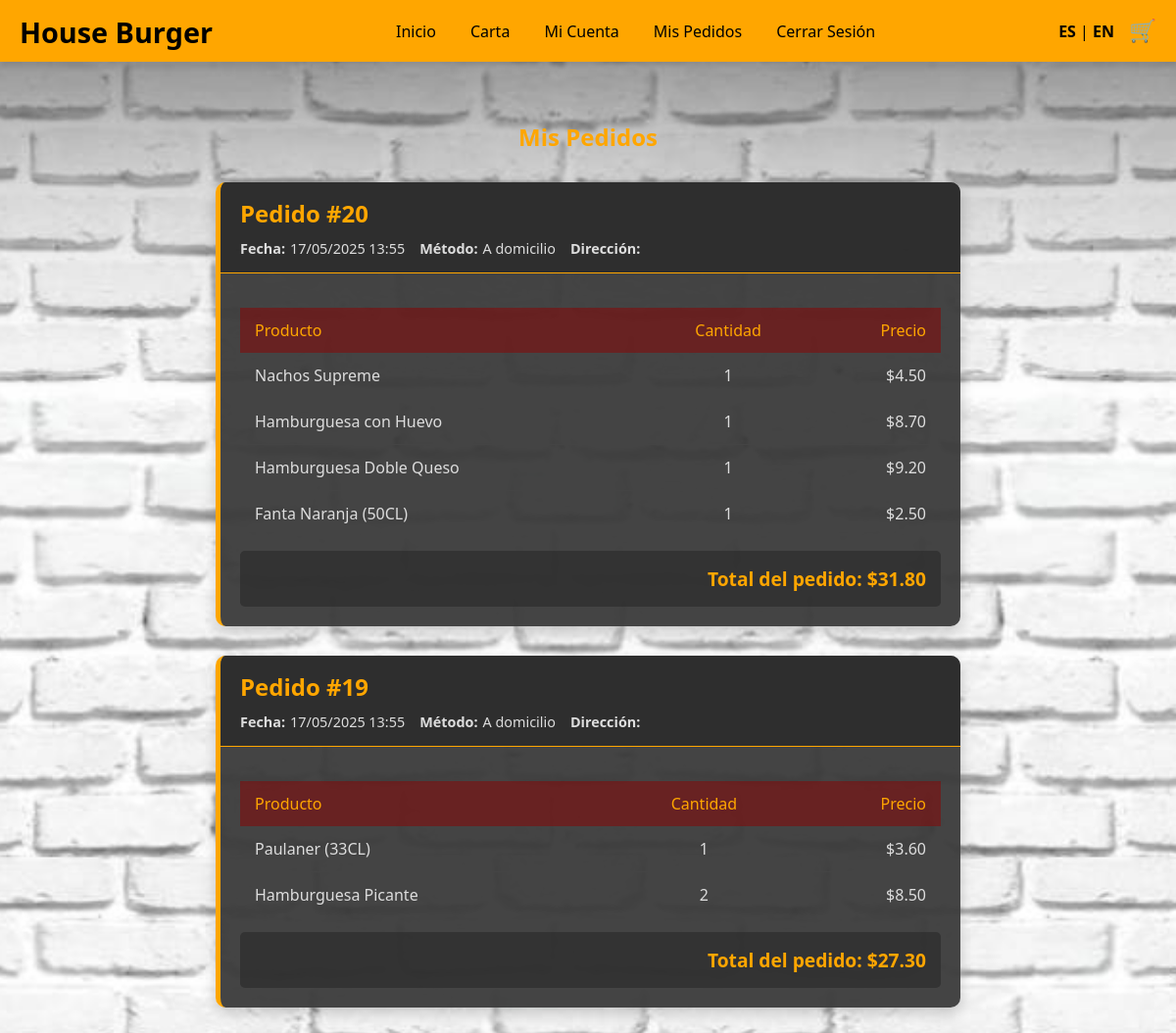
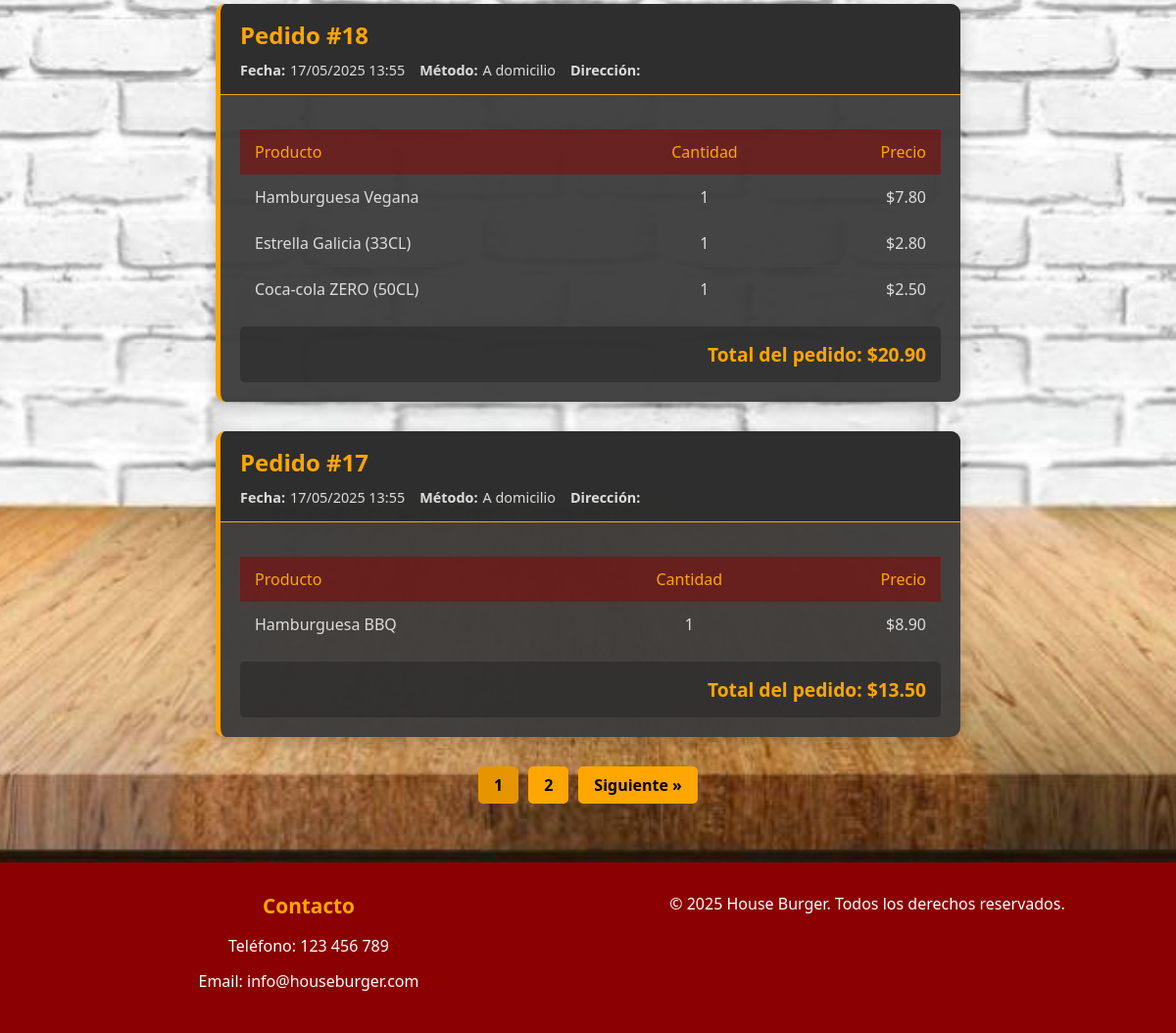
/pages/last_orders.php (signed in), run on the app's committed database (2 pictures, top to bottom).
### tables this page shows
CREATE TABLE order_details (
    id INT PRIMARY KEY AUTO_INCREMENT,
    order_id INT NOT NULL,
    product_id INT NOT NULL,
    quantity INT NOT NULL,
    price DECIMAL(10,2) NOT NULL,
    is_combo TINYINT(1) NOT NULL DEFAULT 0,
    FOREIGN KEY (order_id) REFERENCES orders(id),
    FOREIGN KEY (product_id) REFERENCES products(id)
);

CREATE TABLE products (
    id INT PRIMARY KEY AUTO_INCREMENT,
    name VARCHAR(100) NOT NULL,
    description TEXT,
    description_en TEXT,
    price DECIMAL(10,2) NOT NULL,
    image VARCHAR(255),
    category VARCHAR(50) NOT NULL
);

CREATE TABLE orders (
    id INT PRIMARY KEY AUTO_INCREMENT,
    user_id INT NOT NULL,
    order_date DATETIME DEFAULT CURRENT_TIMESTAMP,
    total DECIMAL(10,2) NOT NULL,
    delivery_method ENUM('domicilio', 'recoger') NOT NULL DEFAULT 'domicilio',
    delivery_address VARCHAR(255),
    FOREIGN KEY (user_id) REFERENCES users(id)
);

### pages/last_orders.php (the view, shortened to what this page needs)
<?php
include '../includes/header.php';
include '../includes/database.php';
$user_id = $_SESSION['user_id'];
$pedidosPorPagina = 10;
$paginaActual = isset($_GET['pagina']) ? (int)$_GET['pagina'] : 1;
$offset = ($paginaActual - 1) * $pedidosPorPagina;
$sqlCount = "SELECT COUNT(DISTINCT o.id) as total FROM orders o WHERE o.user_id = ?";
$stmtCount = $pdo->prepare($sqlCount);
$stmtCount->execute([$user_id]);
$totalPedidos = $stmtCount->fetch(PDO::FETCH_ASSOC)['total'];
$totalPaginas = ceil($totalPedidos / $pedidosPorPagina);
$sql = "
    SELECT
        o.id AS order_id,
        o.order_date,
        o.total,
        o.delivery_method,
        o.delivery_address,
        p.name AS product_name,
        od.quantity,
        od.price,
        od.is_combo
    FROM orders o
    JOIN order_details od ON o.id = od.order_id
    JOIN products p ON od.product_id = p.id
    WHERE o.user_id = :user_id
    ORDER BY o.order_date DESC, o.id DESC
    LIMIT :limit OFFSET :offset
";
$stmt = $pdo->prepare($sql);
$stmt->bindValue(':user_id', $user_id, PDO::PARAM_INT);
$stmt->bindValue(':limit', $pedidosPorPagina, PDO::PARAM_INT);
$stmt->bindValue(':offset', $offset, PDO::PARAM_INT);
$stmt->execute();
$orders = $stmt->fetchAll(PDO::FETCH_ASSOC);
$groupedOrders = [];
foreach ($orders as $row) {
    $orderId = $row['order_id'];
    if (!isset($groupedOrders[$orderId])) {
        $groupedOrders[$orderId] = [
            'order_date' => $row['order_date'],
            'total' => $row['total'],
            'delivery_method' => $row['delivery_method'],
            'delivery_address' => $row['delivery_address'],
            'items' => []
        ];
    }
    $groupedOrders[$orderId]['items'][] = [
        'product_name' => $row['product_name'],
        'quantity' => $row['quantity'],
        'price' => $row['price'],
        'is_combo' => $row['is_combo']
    ];
}
?>
<div class="form-page-container">
    <div class="orders-container">
        <h2 style="color: #ffa600; margin-bottom: 30px; text-align: center;"><?= $translations['my_orders'] ?></h2>
        <?php if (empty($groupedOrders)): ?>
            <div class="no-orders">
                <p><?= $translations['no_orders_yet'] ?></p>
                <a href="menu.php" class="btn-menu" style="margin-top: 20px; display: inline-block;"><?= $translations['see_menu'] ?></a>
            </div>
        <?php else: ?>
            <?php foreach ($groupedOrders as $orderId => $order): ?>
                <div class="order-card">
                    <div class="order-header">
                        <h3><?= $translations['order'] ?> #<?= $orderId ?></h3>
                        <div class="order-meta">
                            <span><strong><?= $translations['date'] ?>:</strong> <?= date('d/m/Y H:i', strtotime($order['order_date'])) ?></span>
                            <span><strong><?= $translations['method'] ?>:</strong>
                                <?= $order['delivery_method'] === 'domicilio'
                                    ? $translations['home_delivery']
                                    : $translations['pickup_store'] ?>
                            </span>
                            <?php if ($order['delivery_method'] === 'domicilio'): ?>
                                <span><strong><?= $translations['address'] ?>:</strong> <?= htmlspecialchars($order['delivery_address']) ?></span>
                            <?php endif; ?>
                        </div>
                    </div>
                    <div class="order-body">
                        <table class="products-table">
                            <thead>
                                <tr>
                                    <th><?= $translations['product'] ?></th>
                                    <th style="text-align: center;"><?= $translations['quantity'] ?></th>
                                    <th style="text-align: right;"><?= $translations['price'] ?></th>
                                </tr>
                            </thead>
                            <tbody>
                                <?php foreach ($order['items'] as $item): ?>
                                    <tr>
                                        <td>
                                            <?= htmlspecialchars($item['product_name']) ?>
                                        </td>
                                        <td style="text-align: center;"><?= $item['quantity'] ?></td>
                                        <td style="text-align: right;">$<?= number_format($item['price'], 2) ?></td>
                                    </tr>
                                <?php endforeach; ?>
                            </tbody>
                        </table>
                        <div class="order-total">
                            <strong><?= $translations['order_total'] ?>:</strong> $<?= number_format($order['total'], 2) ?>
                        </div>
                    </div>
                </div>
            <?php endforeach; ?>
            <div class="pagination" style="margin-top: 30px; display: flex; justify-content: center; gap: 10px;">
                <?php
                $inicio = max(1, $paginaActual - 2);
                $fin = min($totalPaginas, $paginaActual + 2);
                for ($i = $inicio; $i <= $fin; $i++): ?>
                    <a href="last_orders.php?pagina=<?= $i ?>" class="btn-menu <?= $i == $paginaActual ? 'active' : '' ?>" style="padding: 8px 16px; <?= $i == $paginaActual ? 'background-color: #e69500;' : '' ?>">
                        <?= $i ?>
                    </a>
                <?php endfor;
                ?>
                <?php if ($paginaActual < $totalPaginas): ?>
                    <a href="last_orders.php?pagina=<?= $paginaActual + 1 ?>" class="btn-menu" style="padding: 8px 16px;"><?= $translations['next'] ?> &raquo;</a>
                <?php endif; ?>
            </div>
        <?php endif; ?>
    </div>
</div>
<?php include '../includes/footer.php'; ?>

### assets/css/style.css (style rules this page uses)
* { margin: 0; padding: 0; box-sizing: border-box; }
body { font-family: 'Segoe UI', sans-serif; background: url('../images/background.jpg') no-repeat center center fixed; background-size: cover; color: #fff; min-height: 100vh; display: flex; flex-direction: column; }
.form-container button, .btn-menu, .order-button { display: inline-block; padding: 12px 24px; background-color: #ffa600; color: #000; border: none; border-radius: 8px; font-size: 1rem; text-decoration: none; transition: all 0.3s; font-weight: bold; cursor: pointer; }
.home-container, .form-page-container, .menu-page-container { padding: 40px 20px; min-height: calc(100vh - 140px); display: flex; justify-content: center; align-items: center; }
.orders-container { max-width: 800px; width: 100%; padding: 20px; }
.order-card { background-color: rgba(60, 60, 60, 0.955); border-radius: 10px; border-left: 5px solid #ffa600; box-shadow: 0 5px 15px rgba(0,0,0,0.2); margin-bottom: 30px; overflow: hidden; transition: all 0.3s; }
.order-header { background-color: rgba(44, 44, 44, 0.9); padding: 15px 20px; border-bottom: 1px solid #ffa600; }
.order-header h3 { color: #ffa600; margin-bottom: 10px; font-size: 1.5rem; }
.order-meta { display: flex; flex-wrap: wrap; gap: 15px; color: #ddd; font-size: 0.9rem; }
.order-meta span { display: flex; align-items: center; gap: 5px; }
.order-body { padding: 20px; }
.products-table { width: 100%; border-collapse: collapse; margin: 15px 0; }
.products-table th { background-color: rgba(139, 0, 0, 0.5); color: #ffa600; padding: 12px 15px; text-align: left; font-weight: 500; }
.products-table td { padding: 12px 15px; border-bottom: 1px solid #444; color: #ddd; vertical-align: middle; }
.products-table tr:last-child td { border-bottom: none; }
.order-total { text-align: right; font-size: 1.2rem; padding: 15px; background-color: rgba(44, 44, 44, 0.7); border-radius: 5px; margin-top: 15px; color: #ffa600; font-weight: bold; }
.pagination { display: flex; justify-content: center; gap: 8px; margin-top: 30px; flex-wrap: wrap; }
.pagination a { display: inline-block; padding: 8px 16px; background-color: #ffa600; color: #000; border-radius: 5px; text-decoration: none; font-weight: bold; transition: all 0.3s; min-width: 40px; text-align: center; }
.pagination .active { background-color: #e69500; cursor: default; }

### data on the page
order_details: product.name "Nachos Supreme", quantity "1", price "4.50"
order_details: product.name "Hamburguesa con Huevo", quantity "1", price "8.70"
order_details: product.name "Hamburguesa Doble Queso", quantity "1", price "9.20"
order_details: product.name "Fanta Naranja (50CL)", quantity "1", price "2.50"
order_details: product.name "Paulaner (33CL)", quantity "1", price "3.60"
order_details: product.name "Hamburguesa Picante", quantity "2", price "8.50"
order_details: product.name "Hamburguesa Vegana", quantity "1", price "7.80"
order_details: product.name "Estrella Galicia (33CL)", quantity "1", price "2.80"
order_details: product.name "Coca-cola ZERO (50CL)", quantity "1", price "2.50"
order_details: order "17", order.order_date "17/05/2025 13:55", product.name "Hamburguesa BBQ", quantity "1", price "8.90", order.total "13.50"

### other printed values
$translations['home'] "Inicio"
$translations['menu'] "Carta"
$translations['my_account'] "Mi Cuenta"
$translations['my_orders'] "Mis Pedidos"
$translations['logout'] "Cerrar Sesión"
$orderId "20"
date('d/m/Y H:i', strtotime($order['order_date'])) "17/05/2025 13:55"
$order['total'] "31.80"
$orderId "19"
$order['total'] "27.30"
$orderId "18"
$order['total'] "20.90"
$translations['next'] "Siguiente"
$translations['contact'] "Contacto"
$translations['phone'] "Teléfono"
